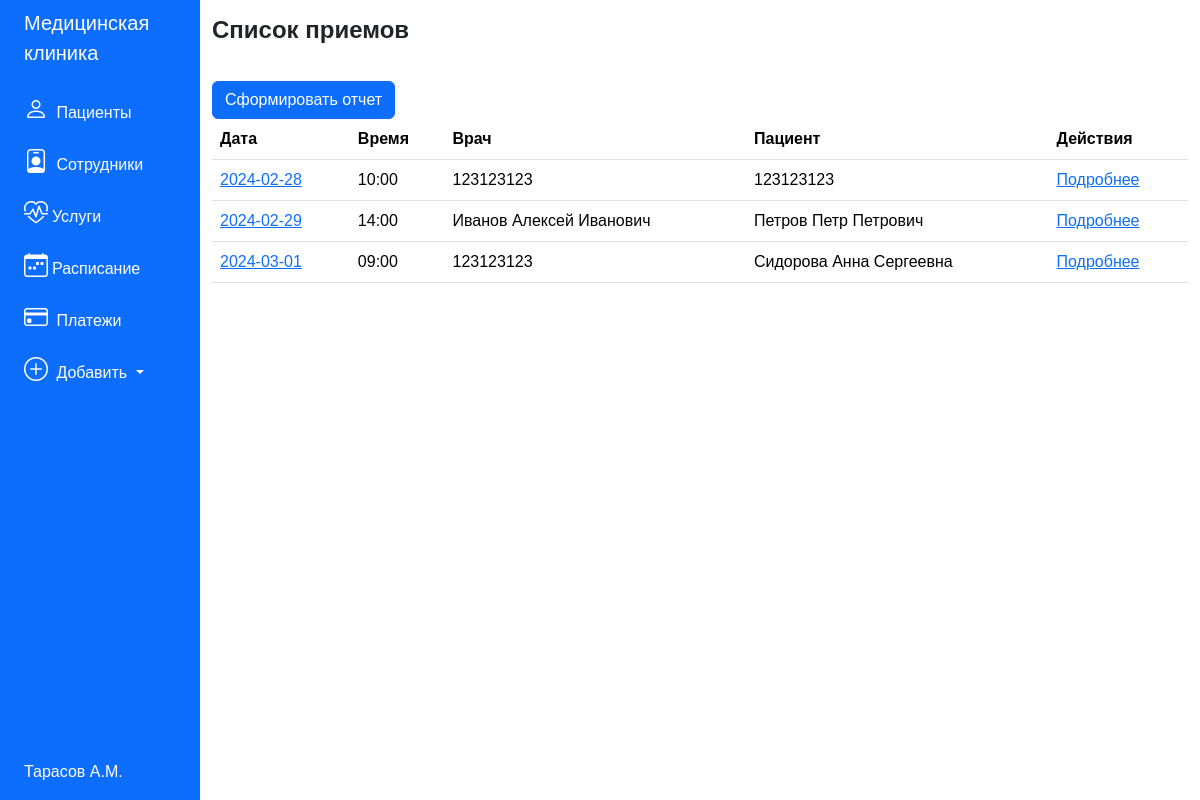
The app's page /appointments with its own data.
### tables this page shows
CREATE TABLE Appointments (
           id INTEGER PRIMARY KEY AUTOINCREMENT,
            id_doctor INTEGER NOT NULL,
            id_patient INTEGER NOT NULL,
            Date DATE NOT NULL,
            Time TIME NOT NULL,
            Complaints TEXT,
            PreliminaryDiagnosis TEXT,
            FOREIGN KEY (id_doctor) REFERENCES Employees(id),
            FOREIGN KEY (id_patient) REFERENCES Patients(id)
        );

CREATE TABLE Employees (
            id INTEGER PRIMARY KEY AUTOINCREMENT,
            FIO TEXT NOT NULL,
            Position TEXT NOT NULL,
            PhoneNumber TEXT,
            Specialization TEXT
        );

CREATE TABLE Patients (
            id INTEGER PRIMARY KEY AUTOINCREMENT,
            FIO TEXT NOT NULL,
            DateOfBirth DATE,
            PhoneNumber TEXT,
            Address TEXT,
            InsurancePolicy TEXT
        );

### medclinic.py (the view)
@app.route('/appointments')
def appointments_list():
    appointments = get_appointments_from_db()
    return render_template('appointments/appointments_list.html', appointments=appointments)

### medclinic.py (called while the page is built)
def execute_query(query, params=None, fetchone=False, commit=False):
    conn = sqlite3.connect('medclinic.db')
    cursor = conn.cursor()
    cursor.execute(query, params or ())
    if commit:
        conn.commit()
    result = cursor.fetchone() if fetchone else cursor.fetchall()
    conn.close()
    return result

def get_appointments_from_db():
    query = """
        SELECT Appointments.id, Appointments.Date, Appointments.Time, Employees.FIO, Patients.FIO
        FROM Appointments
        JOIN Employees ON Appointments.id_doctor = Employees.id
        JOIN Patients ON Appointments.id_patient = Patients.id
    """
    return execute_query(query)

### templates/appointments/appointments_list.html
{% extends 'base.html' %}
{% block content %}
    <h1 class="main-header">Список приемов</h1>
    <a href="{{ url_for('generate_workload_report_page') }}" class="btn btn-primary mt-3">Сформировать отчет</a>
    <table class="table">
        <thead>
            <tr>
                <th>Дата</th>
                <th>Время</th>
                <th>Врач</th>
                <th>Пациент</th>
                <th>Действия</th>
            </tr>
        </thead>
        <tbody>
              {% for appointment in appointments %}
            <tr>
                 <td><a href="{{ url_for('appointment_details', id=appointment[0]) }}">{{ appointment[1] }}</a></td>
                 <td>{{ appointment[2] }}</td>
                  <td>{{ appointment[3] }}</td>
                <td>{{ appointment[4] }}</td>
                <td><a href="{{ url_for('appointment_details', id=appointment[0]) }}">Подробнее</a></td>
            </tr>
             {% endfor %}
        </tbody>
    </table>
{% endblock %}

### static/css/style.css (style rules this page uses)
body { font-family: sans-serif; }
.main-header { font-size: x-large; font-weight: bold; margin-bottom: 20px; }

### records on screen
Appointments: Date "2024-02-28", Time "10:00", FIO "123123123"
Appointments: Date "2024-02-29", Time "14:00", FIO "Иванов Алексей Иванович", FIO "Петров Петр Петрович"
Appointments: Date "2024-03-01", Time "09:00", FIO "123123123", FIO "Сидорова Анна Сергеевна"
